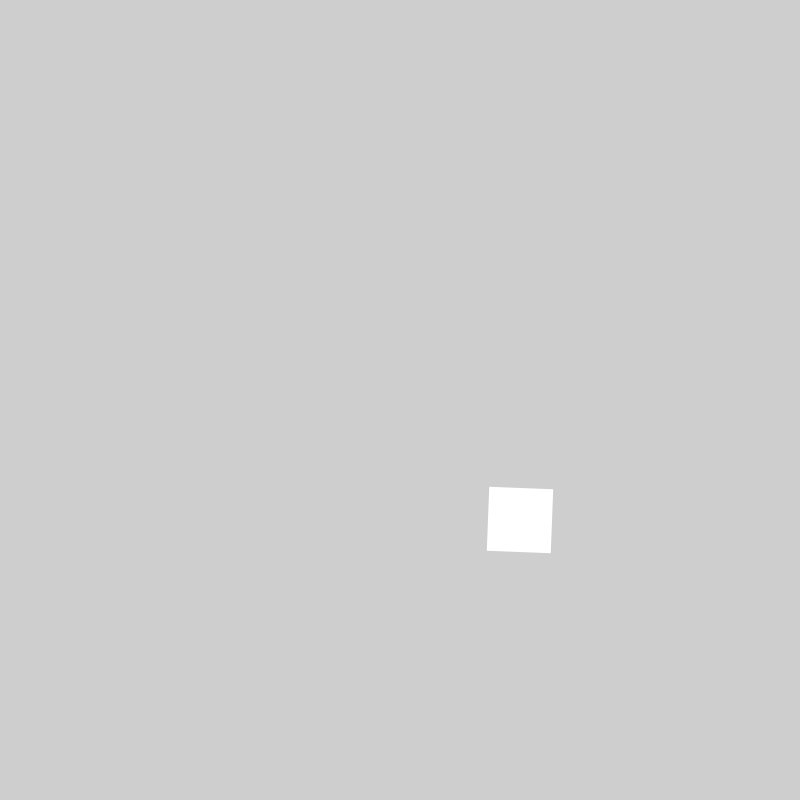
Frame 1 (no input)
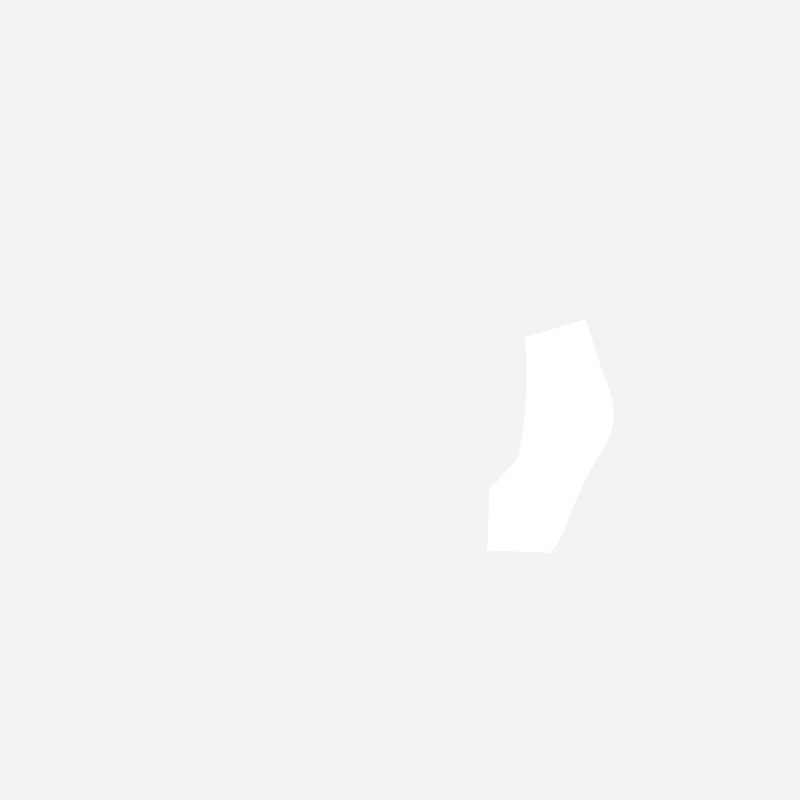
Frame 60 (the mouse pressed at the canvas centre just before this capture)
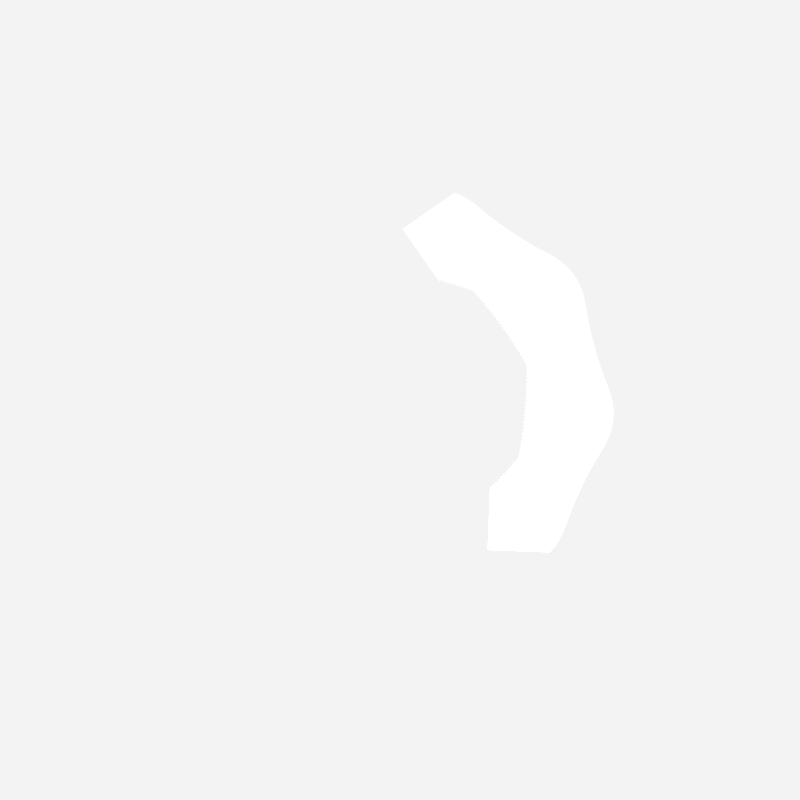
Frame 120 (the mouse held since frame 60 and released just before this capture)

The Processing sketch that drew these frames (run headless with seeded random() and noise(); from frame 60 on, the mouse is pressed at the canvas centre):

// Processing sketch: week_2_notes_motion_graphic_ex
// ── week_2_notes_motion_graphic_ex.pde
float angle = 0;
float x = 0;

void setup() {
  size(800, 800);
  rectMode(CENTER);
}


void draw() {
  
  noStroke();
  fill(255, 10);
  rect(0, 0, width * 2, height *2);
 
  
  pushMatrix();
  translate(width/2, height/2);
  scale(0.8);
  rotate(radians(angle));
  angle = angle - 1; 
  fill(255);
  //rect(0, 0, 200, 200);
  //go back to saved starting coord syst

  pushMatrix();
  translate(150, 150);
  rotate(radians(-angle * 2.2));
  rect(0, 0, 80, 80);

  pushMatrix();
  translate(80, 80);
  rotate(radians(angle * 3));
  //rect(0, 0, 40, 40);

  popMatrix();
  popMatrix();
  popMatrix();
}


//go back to an earlier translation
//save and go back to earlier translation
//pushMatrix()
//popMatrix()
